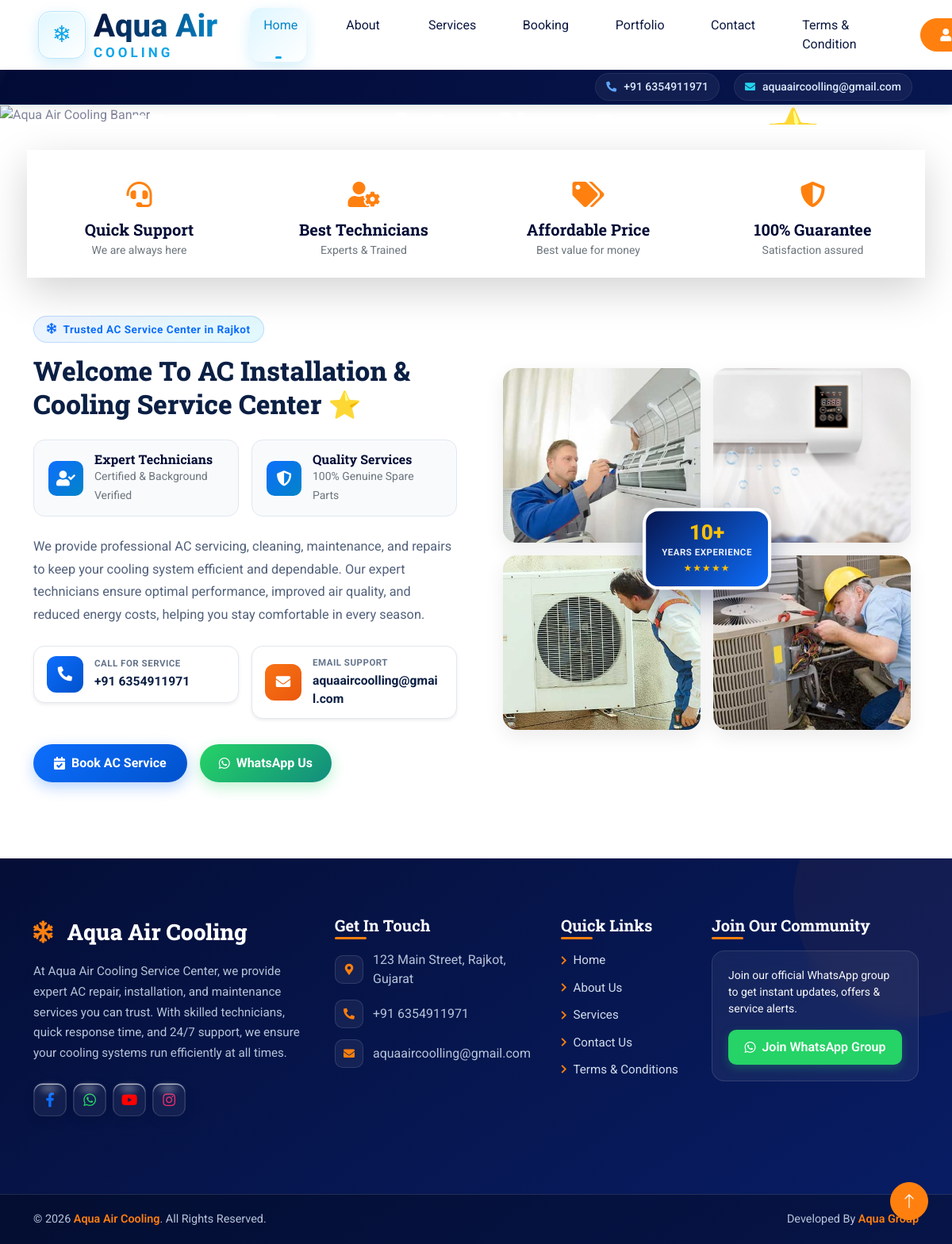
The page / on the database its author committed.
### tables this page shows
CREATE TABLE IF NOT EXISTS `contact_info` (
  `id` int(11) NOT NULL DEFAULT 1,
  `page_heading` varchar(255) NOT NULL DEFAULT 'Contact Us',
  `page_subheading` varchar(255) NOT NULL DEFAULT 'We are available for AC Installation, Repair & Maintenance Services.',
  `address` text NOT NULL,
  `phone` varchar(50) NOT NULL DEFAULT '+91 6354911971',
  `email` varchar(100) NOT NULL DEFAULT 'aquaaircooling@gmail.com',
  `working_hours` text NOT NULL,
  `services_text` text NOT NULL,
  `whatsapp_number` varchar(50) NOT NULL DEFAULT '916354911971',
  `about_heading` varchar(255) NOT NULL DEFAULT 'Welcome To AC Installation & Cooling Service Center ⭐',
  `about_desc` text DEFAULT NULL,
  `updated_at` timestamp NOT NULL DEFAULT current_timestamp() ON UPDATE current_timestamp(),
  PRIMARY KEY (`id`)
);

### index.php (the view, shortened to what the rows shown need)
<?php
require_once 'includes/config.php';
$contact_q = mysqli_query($conn, "SELECT * FROM contact_info WHERE id = 1 LIMIT 1");
$contact_info = ($contact_q && mysqli_num_rows($contact_q) > 0) ? mysqli_fetch_assoc($contact_q) : [];
$phone_display = !empty($contact_info['phone']) ? $contact_info['phone'] : '+91 6354911971';
$phone_clean = preg_replace('/[^0-9+]/', '', $phone_display);
$email_display = !empty($contact_info['email']) ? $contact_info['email'] : 'aquaaircooling@gmail.com';
$whatsapp_raw = !empty($contact_info['whatsapp_number']) ? $contact_info['whatsapp_number'] : '916354911971';
$whatsapp_clean = preg_replace('/[^0-9]/', '', $whatsapp_raw);
$about_heading = !empty($contact_info['about_heading'])
    ? $contact_info['about_heading']
    : 'Welcome To AC Installation & Cooling Service Center ⭐';
$about_desc = !empty($contact_info['about_desc'])
    ? $contact_info['about_desc']
    : (!empty($contact_info['page_subheading'])
        ? $contact_info['page_subheading']
        : 'We provide professional AC servicing, cleaning, maintenance, and repairs to keep your cooling system efficient and dependable. Our expert technicians ensure optimal performance, improved air quality, and reduced energy costs, helping you stay comfortable in every season.');
?><!DOCTYPE html>
<html lang="en">
<head>
    <link href="https://cdnjs.cloudflare.com/ajax/libs/font-awesome/5.10.0/css/all.min.css" rel="stylesheet">
    <link href="https://cdn.jsdelivr.net/npm/bootstrap-icons@1.4.1/font/bootstrap-icons.css" rel="stylesheet">
    <link href="lib/animate/animate.min.css" rel="stylesheet">
    <link href="css/bootstrap.min.css" rel="stylesheet">
    <link href="css/style.css?v=2" rel="stylesheet">
</head>
<body>
    <?php include 'includes/topbar.php'; ?>
    <div class="container-fluid p-0 mb-4 mb-lg-5">
        <div id="header-carousel" class="carousel slide" data-bs-ride="carousel">
            <div class="carousel-inner">
                <div class="carousel-item active">
                    <div class="carousel-caption">
                        <div class="container">
                            <div class="row justify-content-center">
                                <div class="col-lg-12 pt-3 pt-md-5">
                                    <h1 class="display-4 text-white mb-3 mb-md-4 animated slideInDown">Your Trusted Cooling Partner ⭐</h1>
                                </div>
                            </div>
                        </div>
                    </div>
                </div>
            </div>
        </div>
    </div>
    <div class="container-xxl py-5">
        <div class="container">
            <div class="row g-5 align-items-center">
                <div class="col-lg-6 wow fadeInUp" data-wow-delay="0.2s">
                    <div class="h-100">
                        <div class="about-welcome-badge">
                            <i class="fas fa-snowflake"></i>
                            <span>Trusted AC Service Center in Rajkot</span>
                        </div>
                        <h1 class="about-section-heading mb-4">
                            <?php echo htmlspecialchars($about_heading); ?>
                        </h1>
                        <div class="row g-3 mb-4">
                            <div class="col-sm-6">
                            </div>
                            <div class="col-sm-6">
                            </div>
                        </div>
                        <p class="about-desc-text mb-4">
                            <?php echo nl2br(htmlspecialchars($about_desc)); ?>
                        </p>
                        <div class="row g-3 mb-4">
                            <div class="col-12 col-sm-6">
                                <a href="tel:<?php echo $phone_clean; ?>" class="about-contact-card shadow-sm" title="Call Us Directly">
                                    <div>
                                        <div class="about-contact-meta">Call For Service</div>
                                        <div class="about-contact-val"><?php echo htmlspecialchars($phone_display); ?></div>
                                    </div>
                                </a>
                            </div>
                            <div class="col-12 col-sm-6">
                                <a href="mailto:<?php echo htmlspecialchars($email_display); ?>" class="about-contact-card email-card shadow-sm" title="Send Official Email">
                                    <div>
                                        <div class="about-contact-meta">Email Support</div>
                                        <div class="about-contact-val"><?php echo htmlspecialchars($email_display); ?></div>
                                    </div>
                                </a>
                            </div>
                        </div>
                        <div class="d-flex flex-wrap gap-3 align-items-center pt-2">
                            <a href="booking.php" class="btn-about-book">
                            </a>
                            <a href="https://wa.me/<?php echo $whatsapp_clean; ?>?text=<?php echo urlencode('Hello Aqua Air Cooling, I want to book an AC service.'); ?>" target="_blank" class="btn-about-whatsapp">
                            </a>
                        </div>
                    </div>
                </div>
            </div>
        </div>
    </div>
     <?php include 'includes/footer.php'; ?>
</body>
</html>

### includes/topbar.php (shortened to what the rows shown need)
<?php
$topbar_phone = '+91 6354911971';
$topbar_email = 'aquaircooling@gmail.com';
if (isset($conn) && $conn) {
    $tb_q = mysqli_query($conn, "SELECT phone, email FROM contact_info WHERE id=1");
    if ($tb_q && $tb_row = mysqli_fetch_assoc($tb_q)) {
        if (!empty($tb_row['phone'])) $topbar_phone = $tb_row['phone'];
        if (!empty($tb_row['email'])) $topbar_email = $tb_row['email'];
    }
}
?>
<div class="topbar">
    <div class="topbar-content">
        <a href="tel:<?php echo preg_replace('/[^0-9+]/', '', $topbar_phone); ?>" class="topbar-item phone-item">
            <i class="fas fa-phone-alt"></i>
            <span><?php echo htmlspecialchars($topbar_phone); ?></span>
        </a>
        <a href="mailto:<?php echo htmlspecialchars($topbar_email); ?>" class="topbar-item email-item">
            <i class="fas fa-envelope"></i>
            <span><?php echo htmlspecialchars($topbar_email); ?></span>
        </a>
    </div>
</div>

### includes/footer.php (shortened to what the rows shown need)
<?php
$footer_address        = 'Rajkot, Gujarat, IND';
$footer_phone          = '+91 6354911971';
$footer_email          = 'aquaaircoolling@gmail.com';
if (isset($conn) && $conn) {
    $ft_contact_q = mysqli_query($conn, "SELECT address, phone, email, whatsapp_number FROM contact_info WHERE id = 1 LIMIT 1");
    if ($ft_contact_q && mysqli_num_rows($ft_contact_q) > 0) {
        $ft_row = mysqli_fetch_assoc($ft_contact_q);
        if (!empty($ft_row['address']))          $footer_address      = $ft_row['address'];
        if (!empty($ft_row['phone']))            $footer_phone        = $ft_row['phone'];
        if (!empty($ft_row['email']))            $footer_email        = $ft_row['email'];
    }
}
?>
<footer class="dynamic-footer mt-5 pt-5">
  <div class="container py-4">
    <div class="row g-4">
      <div class="col-lg-3 col-md-6 mb-4">
        <div class="contact-item">
          <div class="contact-icon"><i class="fas fa-map-marker-alt"></i></div>
          <span><?php echo htmlspecialchars($footer_address); ?></span>
        </div>
        <div class="contact-item">
          <div class="contact-icon"><i class="fas fa-phone-alt"></i></div>
          <span><?php echo htmlspecialchars($footer_phone); ?></span>
        </div>
        <div class="contact-item">
          <div class="contact-icon"><i class="fas fa-envelope"></i></div>
          <span><?php echo htmlspecialchars($footer_email); ?></span>
        </div>
      </div>
    </div>
  </div>
</footer>

### rows shown on the page
contact_info: phone "+91 6354911971", email "aquaaircoolling@gmail.com", about_heading "Welcome To AC Installation & Cooling Service Center ⭐", about_desc "We provide professional AC servicing, cleaning, maintenance, and repairs to keep your cooling system efficient and dependable. Our expert technicians ensure optimal performance, improved air quality, and reduced energy costs, helping you stay comfortable in every season.", address "123 Main Street, Rajkot, Gujarat"

### other values the page prints
$footer_company_name "Aqua Air Cooling"
$footer_copyright_name "Aqua Air Cooling"
$footer_developer_name "Aqua Group"
